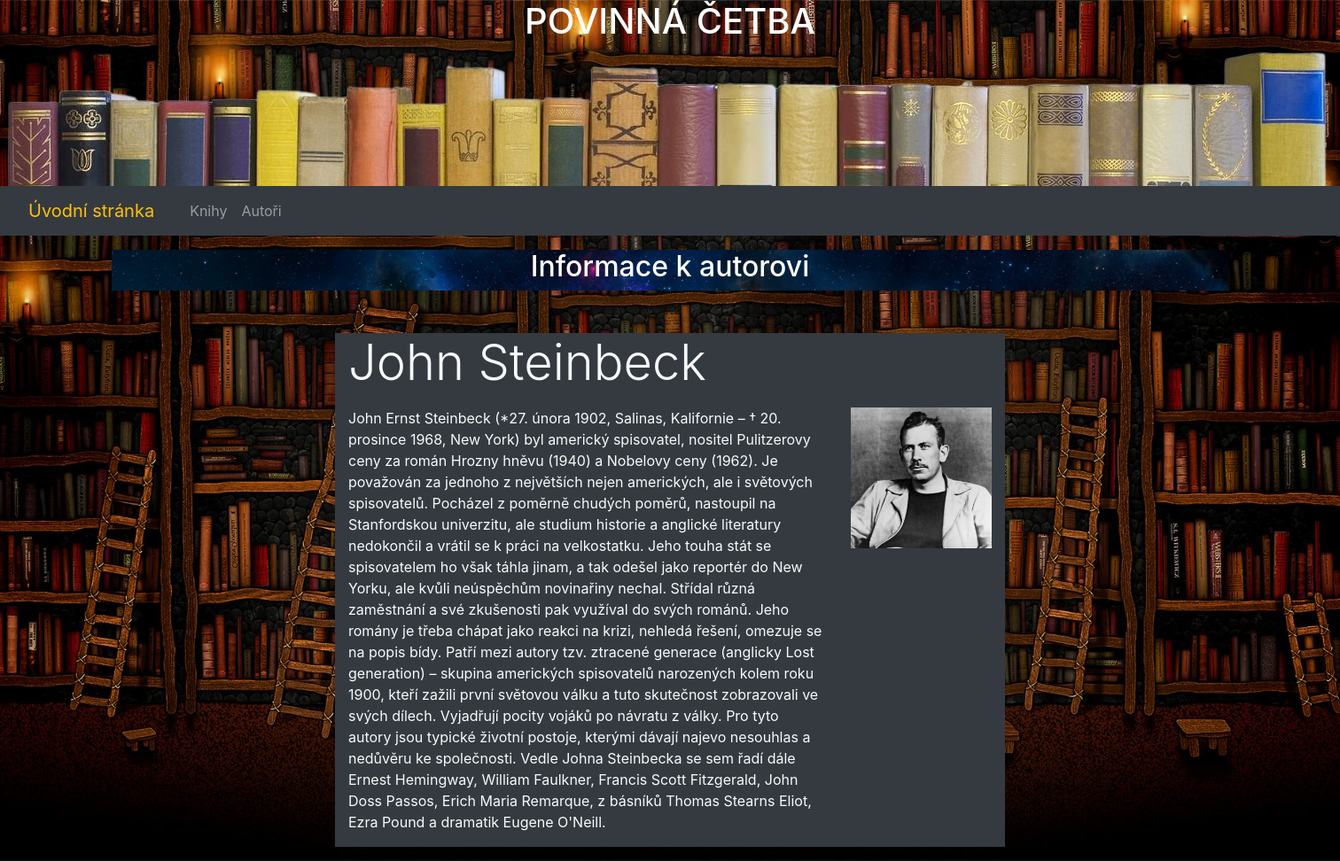
The page /books/authorlist/4/ on the database its author committed.
### books/models.py (models this page shows, shortened)
class Author(models.Model):
    name = models.CharField(max_length=250, unique=True)
    photo = models.ImageField(upload_to=poster_author_path,blank=True, null=True)
    bio = models.TextField(blank=True, null=True)
    class Meta:
        ordering = ["name"]

### books/views.py (the view)
# urls.py: path('authorlist/<int:pk>/', views.AuthorDetailView.as_view(), name='authordetail'),
class AuthorDetailView(DetailView):
    model = Author
    context_object_name = 'authors_detail'
    template_name = 'page/detailAuthor.html'

### books/templates/page/detailAuthor.html (shortened to what this page needs)
{% extends "base.html" %}
{% block content %}
<div class="row pt-3">
    <div class="col-md-1">
    </div>
    <div class="col-md-10 obrazek2">
        <h2 class="display-5 text-center">Informace k autorovi</h2>
    </div>
</div>
    <div class="row mt-5 mb-3">
        <div class="col-md-3">
        </div>
        <div class="col-lg-6 mb-3 bg-dark text-light">
            <h2 class="display-4 mb-3 ">{{ authors_detail.name }}</h2>
            <div class="row">
                <div class="col-md-9">{{ authors_detail.bio }}
                </div>
                <div class="col-md-3">{% if authors_detail.photo %}
                    <a href="{{ authors_detail.photo.url }}"><img src="{{ authors_detail.photo.url }}" class="img-fluid" alt="Obal knihy"></a>
                {% endif %}
                </div>
            </div>
        </div>
        </div>
    </div>
{% endblock %}

### books/static/css/stylesheet.css (style rules this page uses)
html, body { height: 100%; margin: 0; padding: 0; }
.box { background:url("../img/thumb-1920-26102.jpg"); height: 100%; background-attachment: fixed; background-position: center; background-repeat: no-repeat; background-size: cover; }
.obrazek2 { color: white; background:url("../img/table.jpg"); height: 100%; background-attachment: fixed; background-position: center; background-repeat: no-repeat; background-size: cover; }

### rows shown on the page
Author: name "John Steinbeck", bio "John Ernst Steinbeck (*27. února 1902, Salinas, Kalifornie – † 20. prosince 1968, New York) byl americký spisovatel, nositel Pulitzerovy ceny za román Hrozny hněvu (1940) a Nobelovy ceny (1962). Je považován za jednoho z největších nejen amerických, ale i světových spisovatelů. Pocházel z poměrně chudých poměrů, nastoupil na Stanfordskou univerzitu, ale studium historie a anglické literatury nedokončil a vrátil se k práci na velkostatku. Jeho touha stát se spisovatelem ho však táhla jinam, a tak odešel jako reportér do New Yorku, ale kvůli neúspěchům novinařiny nechal. Střídal různá zaměstnání a své zkušenosti pak využíval do svých románů. Jeho romány je třeba chápat jako reakci na krizi,…", photo (picture)
